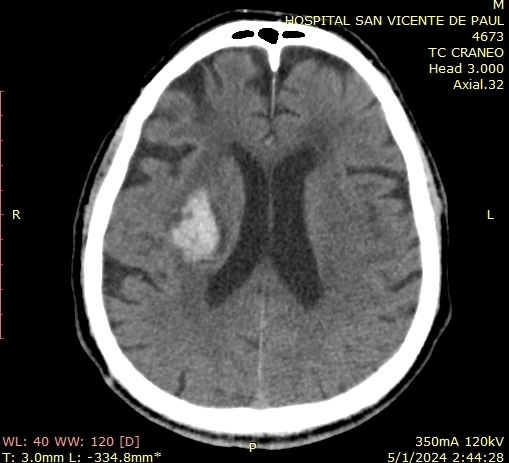
#> input picture Procesamiento de imágenes/Clase 1/src/ima2.jpeg, 509 x 463 px
$ jupyter execute TC01-PI.ipynb
#> lines starting #> are read from the running program, lines starting #| are printed output that depends on the picture; after the words box and inside, x2 and y2 are one past the last pixel; in counts of white or black regions, pixels touching at a corner belong together
 **Tarea: Mejorar la imagen**

Importación de la imagen junto con su escala de gris e histograma

[cell 1]
#Carga de la imagen
import matplotlib.pyplot as plt
import cv2
from skimage.transform import resize
import numpy as np
from skimage import color

img_original = cv2.imread('src/ima2.jpeg') #Cargar imagen original
#> img_original is the input picture: shape (463, 509, 3); mean B, G, R 70.8, 71.3, 71.6
img_rgb = cv2.cvtColor(img_original, cv2.COLOR_BGR2RGB)

img_grey = color.rgb2gray(img_original) #Convertir a escala de grises
img = resize(img_grey, (256, 256), anti_aliasing=True).astype(np.float32)  # tamaño 256x256, valores en [0,1]  y tipo float32

# Visualización de la imagen y su histograma
print('size = ',img.shape)
#| size =  (256, 256)

plt.figure(figsize=(12, 3))

plt.subplot(1, 3, 1)
plt.imshow(img_rgb)
plt.axis('off')
plt.title("Imagen Original")

plt.subplot(1, 3, 2)
plt.imshow(img,cmap='gray')
plt.axis('off')
plt.title("Imagen gris")

plt.subplot(1, 3, 3)
plt.hist(img.ravel(), bins=256)
plt.title("Histograma de la imagen gris")
plt.xlabel("Intensidad"); plt.ylabel("Frecuencia")
#> figure, not shown here; panel 3: tallest bar 25279 high, from x = 0 to 0.00391

Eliminación de ruido y suavizado

[cell 2]
# Eliminación de ruido y suavizado

from scipy.ndimage import uniform_filter, median_filter
from skimage.filters import gaussian
from skimage.restoration import denoise_bilateral, denoise_wavelet


k = 2 # tamaño del kernel (k x k)
img_mean = uniform_filter(img, size=k)      #filtro de media con kernel k x k
img_median = median_filter(img, size=k)     #filtro de mediana con kernel k x k
img_gauss = gaussian(img, sigma=0.9)        # Gaussiano
img_bilat = denoise_bilateral(              # Bilateral (edge-preserving)
    img,
    sigma_color=0.03,     # sensibilidad a diferencias de intensidad
    sigma_spatial=3,      # vecindario espacial
    channel_axis=None
)
img_wave = denoise_wavelet(img,channel_axis=None, rescale_sigma=True)  # Wavelet (edge-preserving)

# 4) Visualización
plt.figure(figsize=(12, 6))
plt.subplot(2, 3, 1); plt.imshow(img, cmap="gray"); plt.title("Original");plt.axis("off")
plt.subplot(2, 3, 2); plt.imshow(img_mean, cmap="gray"); plt.title(f"Media (kernel {k}x{k})"); plt.axis("off")
plt.subplot(2, 3, 3); plt.imshow(img_median, cmap="gray"); plt.title(f"Mediana (kernel {k}x{k})"); plt.axis("off")
plt.subplot(2, 3, 4); plt.imshow(img_gauss, cmap="gray"); plt.title("Gaussiano "); plt.axis("off")
plt.subplot(2, 3, 5); plt.imshow(img_bilat, cmap="gray"); plt.title(f"Bilateral "); plt.axis("off")
plt.subplot(2, 3, 6); plt.imshow(img_wave, cmap="gray"); plt.title(f"Wavelet "); plt.axis("off")
plt.tight_layout()
plt.show()

[cell 3]
#Verificación de la imagen y sus ecualizaciones
from skimage import exposure

# 2) Ecualización global de histograma
img_eq = exposure.equalize_hist(img)  # salida en [0,1]
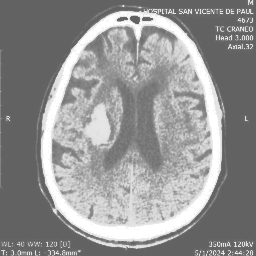
#> img_eq: shape (256, 256) float32; min 0.386, max 1, mean 0.578

# (Opcional) CLAHE / ecualización adaptativa (más suave, suele funcionar mejor en muchos casos)
img_clahe = exposure.equalize_adapthist(img, clip_limit=0.03)
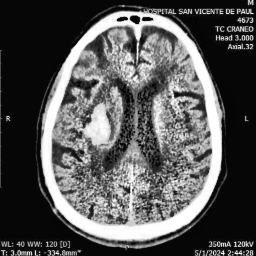
#> img_clahe: shape (256, 256) float32; min 0, max 1, mean 0.338

# 3) Graficar imágenes
plt.figure(figsize=(12, 4))
plt.subplot(1, 3, 1); plt.imshow(img, cmap="gray"); plt.title("Original"); plt.axis("off")
plt.subplot(1, 3, 2); plt.imshow(img_eq, cmap="gray"); plt.title("Ecualización (global)"); plt.axis("off")
plt.subplot(1, 3, 3); plt.imshow(img_clahe, cmap="gray"); plt.title("CLAHE (adaptativa)"); plt.axis("off")
plt.tight_layout()
plt.show()

# 4) Graficar histogramas
plt.figure(figsize=(12, 4))
plt.subplot(1, 3, 1); plt.hist(img.ravel(), bins=256);plt.title("Histograma - Original");plt.xlabel("Intensidad"); plt.ylabel("Frecuencia")
plt.subplot(1, 3, 2);plt.hist(img_eq.ravel(), bins=256);plt.title("Histograma - Ecualización global");plt.xlabel("Intensidad"); plt.ylabel("Frecuencia")
plt.subplot(1, 3, 3);plt.hist(img_clahe.ravel(), bins=256);plt.title("Histograma - CLAHE");plt.xlabel("Intensidad"); plt.ylabel("Frecuencia")
plt.tight_layout()
plt.show()
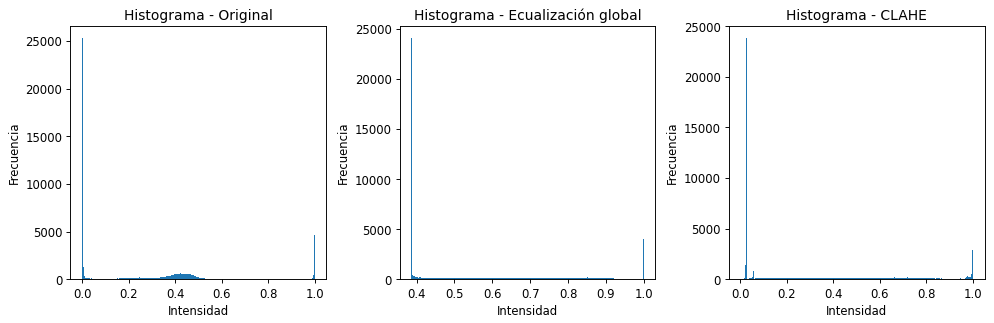
#> figure drawn by matplotlib, 3 panels; panel 1: tallest bar 25279 high, from x = 0 to 0.00391; panel 2: tallest bar 24056 high, from x = 0.386 to 0.388; panel 3: tallest bar 23810 high, from x = 0.0234 to 0.0273

Muestreo

[cell 4]
#Submuestreo
import numpy as np
import matplotlib.pyplot as plt
from skimage import data, color
from skimage.transform import resize

def subsample_every_k(img, k):
    """
    Submuestreo por 'tomar un píxel sí y (k-1) no' en filas y columnas.
    k=2 -> 128x128 (1 sí, 1 no)
    k=4 -> 64x64
    k=8 -> 32x32
    k=16 -> 16x16
    """
    return img[::k, ::k]

# Submuestreos solicitados (desde 256x256)
factors = {128: 2, 64: 4, 32: 8, 16: 16}
samples = {}
ups = {}

for size, k in factors.items():
    low = subsample_every_k(img, k)  # toma un píxel sí y k-1 no
    samples[size] = low
    # Volver a 256x256 solo para visualizar el efecto "pixelado"
    ups[size] = resize(low, (256, 256), anti_aliasing=False)
#> this loop made 4 passes
#> pass 1, `low = subsample_every_k(img, k)`:
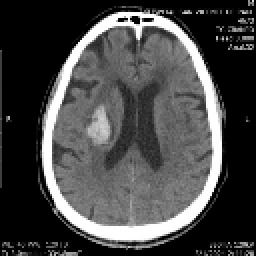
#> low: shape (128, 128) float32 (shown 2 times larger); min 0, max 1, mean 0.28
#> after the loop, samples = 4 items; ups = 4 items

# Mostrar resultados
plt.figure(figsize=(12, 8))

plt.subplot(2, 3, 1)
plt.imshow(img, cmap="gray")
plt.title("Original 256x256")
plt.axis("off")

for i, size in enumerate([128, 64, 32, 16], start=2):
    plt.subplot(2, 3, i)
    plt.imshow(ups[size], cmap="gray")
    k = factors[size]
    plt.title(f"Submuestreo {size}x{size} (step={k})")
    plt.axis("off")

plt.tight_layout()
plt.show()
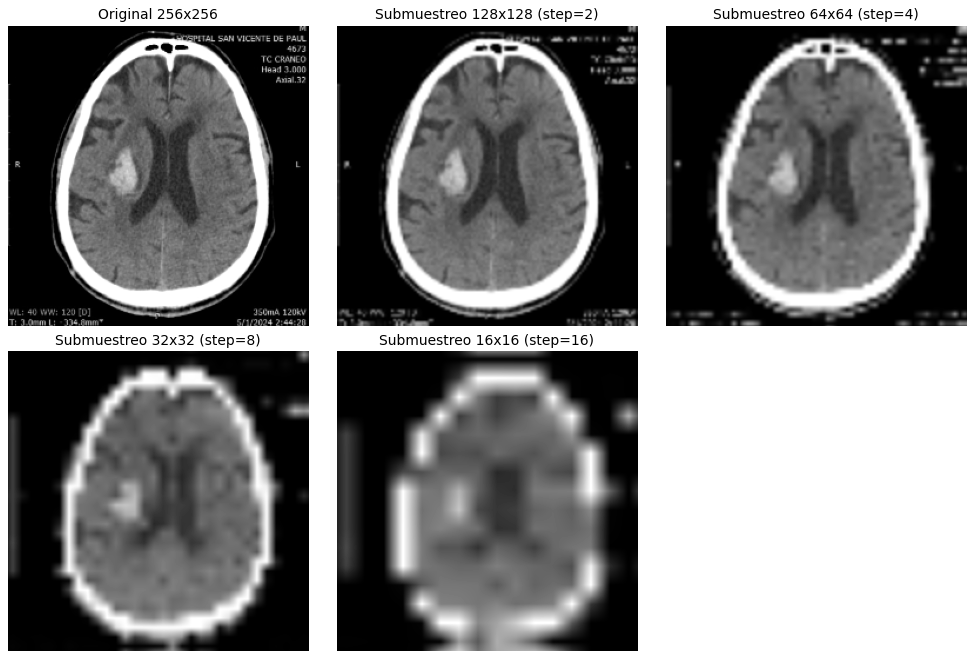
#> figure drawn by matplotlib, 5 panels

# (Opcional) Ver tamaños reales submuestreados
for size in [128, 64, 32, 16]:
    print(size, samples[size].shape)

#Conclusiones: Con 128x128 se mantiene una buena calidad para el análisis

Cuantización

[cell 5]
import numpy as np
import matplotlib.pyplot as plt
from skimage import data, color
from skimage.transform import resize

# Imagen base (gris, 256x256)
img_128 = img[::1, ::1]


# -----------------------------
# 2) CUANTIZACIÓN DE INTENSIDAD (niveles de gris)
# -----------------------------
# Idea: mantener la misma resolución, pero reducir el número de niveles (bits).
def quantize_levels(x, levels):
    # x en [0,1]
#> called with levels = 4
    xq = np.round(x * (levels - 1)) / (levels - 1)
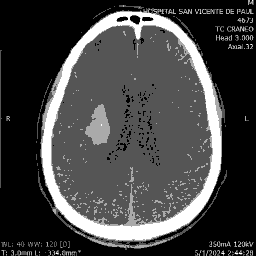
#> xq: shape (256, 256) float32; min 0, max 1, mean 0.263
    return xq

# Niveles típicos: 2 (1 bit), 4 (2 bits), 16 (4 bits), 256 (8 bits)
levels_list = [4,16,32,64,128,256]
quantized = {L: quantize_levels(img_128, L) for L in levels_list}
#> quantized = 6 items

plt.figure(figsize=(15, 8)) # Ajustado el figsize para 6 imágenes
for i, L in enumerate(levels_list, start=1):
    plt.subplot(2, 3, i) # Cambiado a 2 filas, 3 columnas
    plt.imshow(quantized[L], cmap="gray", vmin=0, vmax=1)
    plt.title(f"Cuantización: {L} niveles")
    plt.axis("off")

plt.tight_layout()
plt.show()

#Con 16 niveles sobre la imagen de 120 *128 se mantiene una buena imagen para segmentar mancha del centro del craneo

Segmentación

[cell 6]
from skimage.measure import label
from skimage.transform import resize

# Diccionario de imágenes a probar
imagenes = {
    "Original": img,
    "Media": img_mean,
    "Mediana": img_median,
    "Gaussiana": img_gauss,
    "Bilateral": img_bilat,
    "Wavelet": img_wave
}

T = 0.60  # umbral

for nombre, img_in in imagenes.items():
    # Imagen seleccionada
    img_proc = resize(img_in, (256, 256), anti_aliasing=True).astype(np.float32)

    # Binarización
    bw = (img_proc > T).astype(np.uint8)

    # Etiquetado
    L4_img = label(bw, connectivity=1)
    L8_img = label(bw, connectivity=2)

    print(f"\nImagen procesada: {nombre}")
    print("Objetos (4-conectividad):", int(L4_img.max()))
    print("Objetos (8-conectividad):", int(L8_img.max()))

    # Visualización
    plt.figure(figsize=(12,4)); plt.subplot(1,3,1); plt.imshow(img_proc, cmap="gray"); plt.title(f"Imagen {nombre}"); plt.axis("off")
    plt.subplot(1,3,2); plt.imshow(bw, cmap="gray"); plt.title(f"Binaria (T={T})"); plt.axis("off")
    plt.subplot(1,3,3);plt.imshow(L8_img, cmap="nipy_spectral"); plt.title(f"Componentes 8-conectividad ({nombre})"); plt.axis("off")
    plt.tight_layout()
    plt.show()
#> this loop made 6 passes
#> nombre on passes 1 to 6: 'Original', 'Media', 'Mediana', 'Gaussiana', 'Bilateral', 'Wavelet'
#> (printed output is left out)
#> pass 1, `bw = (img_proc > T).astype(np.uint8)`:
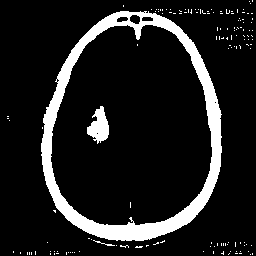
#> bw: shape (256, 256); values 0 (black) and 1 (white), 12.1% white; 144 white regions (141 under 20 px), largest, box (x1, y1, x2, y2) and area: (41, 11, 222, 241) 7041, (87, 106, 109, 144) 496, (93, 240, 115, 246) 30
#> pass 1, `L4_img = label(bw, connectivity=1)`:
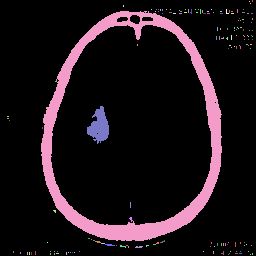
#> L4_img: shape (256, 256) int64; 163 distinct labels, from 0 to 162; one colour per label, 0 black
#> pass 1, `L8_img = label(bw, connectivity=2)`:
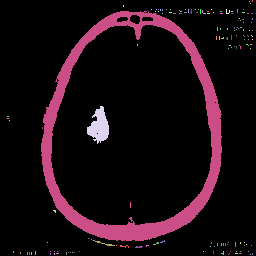
#> L8_img: shape (256, 256) int64; 145 distinct labels, from 0 to 144; one colour per label, 0 black
#> pass 2, `plt.show()`:
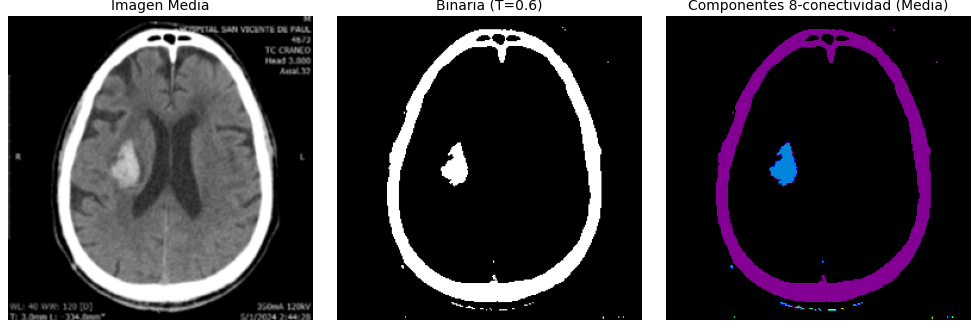
#> figure drawn by matplotlib, 3 panels
#> after the loop: L4_img: shape (256, 256) int64; 161 distinct labels, from 0 to 160
#> after the loop: L8_img: shape (256, 256) int64; 143 distinct labels, from 0 to 142
#> after the loop: bw: shape (256, 256); values 0 (black) and 1 (white), 12.1% white; 142 white regions (139 under 20 px), largest, box (x1, y1, x2, y2) and area: (41, 11, 222, 241) 7041, (87, 106, 109, 144) 496, (93, 240, 115, 246) 29
